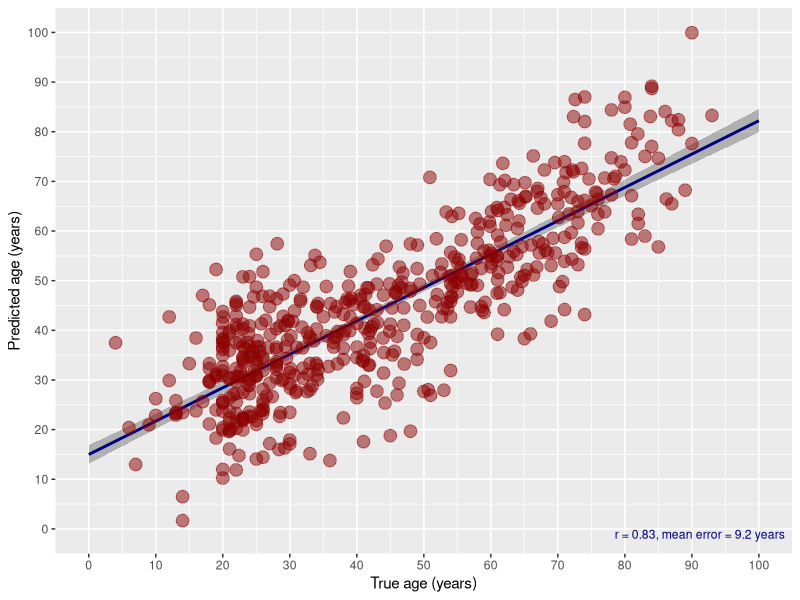

Recreate this plot in R.
# Load required libraries

library( MASS )
library( ggplot2 )

resultsIXI <- read.csv( '../labelresultsI.csv' )
resultsKirby <- read.csv( '../labelresultsK.csv' )
resultsNKI <- read.csv( '../labelresultsN.csv' )
resultsOasis <- read.csv( '../labelresultsO.csv' )

resultsCombined <- rbind( resultsIXI, resultsKirby, resultsNKI, resultsOasis )

trainingPercentage <- 0.5
partitioning <- runif( nrow( resultsCombined ) )
trainingIndices <- which( partitioning < trainingPercentage )
testingIndices <- which( partitioning >= trainingPercentage )
trainingData <- resultsCombined[trainingIndices,];
testingData <- resultsCombined[testingIndices,];

#
# Do gender prediction
#   Include all AGE/REGION interaction terms
#
#

regionalTerms <- paste( names( resultsCombined )[6:37] , collapse = " + " )

myFormula <- as.formula( paste( "AGE ~ ", regionalTerms, " + SEX + SITE + VOLUME", sep = '' ) )
ageModel <- lm( myFormula, data = trainingData )
ageModelAIC <- stepAIC( ageModel, direction = "both", k = 4, trace = TRUE )
predictedAge <- predict( ageModelAIC, newdata = testingData, type = 'response' )

correlation <- cor( testingData$AGE, predictedAge )
meanerr <- mean( abs(  testingData$AGE - predictedAge ) )

annotation <- paste0( "r = ", signif( correlation, 2 ), ", mean error = ", signif( meanerr, 2 ), " years" )

print( summary( ageModelAIC ) )

plotData <- data.frame( TrueAge = testingData$AGE, PredictedAge = predictedAge )

brainAgePlot <- ggplot( plotData, aes( x = TrueAge, y = PredictedAge ) ) +
                stat_smooth( colour = "navyblue", formula = y ~ 1 + x, method = "lm",
                  size = 1, n = 1000, level = 0.95, se = TRUE, fullrange = TRUE, fill = 'black', alpha = 0.25 ) +
                geom_point( aes( colour = "darkred" ), size = 4, alpha = 0.5 ) +
                scale_x_continuous( "True age (years)", breaks = seq( 0, 100, by = 10 ), labels = seq( 0, 100, by = 10 ), limits = c( 0, 100 ) ) +
                scale_y_continuous( "Predicted age (years)", breaks = seq( 0, 100, by = 10 ), labels = seq( 0, 100, by = 10 ), limits = c( 0, 100 ) ) +
                scale_colour_manual( labels = annotation, values = "darkred" ) +
                theme( legend.justification = c( 1, 0 ), legend.position = c( 1, 0 ), legend.title = element_blank(), legend.background = element_blank(), legend.key = element_blank(), legend.text = element_text( colour = 'navyblue' ) ) +
                guides( colour = guide_legend( override.aes = list( shape = NA ) ), keywidth = 0 )
ggsave( filename = paste( "../ageRegressionPredict.pdf", sep = "" ), plot = brainAgePlot, width = 6, height = 6, units = 'in' )



# Call:
# lm(formula = AGE ~ LABEL_2 + LABEL_3 + LABEL_5 + LABEL_7 + LABEL_9 +
#     LABEL_11 + LABEL_12 + LABEL_13 + LABEL_15 + LABEL_16 + LABEL_21 +
#     LABEL_22 + LABEL_23 + LABEL_24 + LABEL_25 + LABEL_26 + LABEL_28 +
#     LABEL_31 + SITE + VOLUME, data = trainingData)
#
# Residuals:
#     Min      1Q  Median      3Q     Max
# -43.663  -8.444   0.641   8.309  40.089
#
# Coefficients:
#               Estimate Std. Error t value Pr(>|t|)
# (Intercept)  9.198e+01  7.381e+00  12.463  < 2e-16 ***
# LABEL_2     -5.778e+00  2.132e+00  -2.711 0.006939 **
# LABEL_3     -4.746e+00  2.416e+00  -1.965 0.049967 *
# LABEL_5      4.226e+00  1.373e+00   3.079 0.002188 **
# LABEL_7      3.495e+00  1.509e+00   2.316 0.020947 *
# LABEL_9     -1.966e+01  3.004e+00  -6.545 1.43e-10 ***
# LABEL_11     5.998e+00  2.970e+00   2.019 0.043951 *
# LABEL_12     9.984e+00  2.862e+00   3.488 0.000527 ***
# LABEL_13    -6.731e+00  1.926e+00  -3.495 0.000514 ***
# LABEL_15     6.110e+00  2.741e+00   2.229 0.026231 *
# LABEL_16     6.378e+00  2.482e+00   2.570 0.010454 *
# LABEL_21    -1.505e+01  3.838e+00  -3.921 9.98e-05 ***
# LABEL_22    -8.432e+00  3.679e+00  -2.292 0.022322 *
# LABEL_23     1.469e+01  3.391e+00   4.332 1.77e-05 ***
# LABEL_24    -8.680e+00  3.367e+00  -2.578 0.010212 *
# LABEL_25    -1.634e+01  4.959e+00  -3.296 0.001048 **
# LABEL_26    -1.498e+01  5.047e+00  -2.968 0.003138 **
# LABEL_28     1.077e+01  3.656e+00   2.946 0.003361 **
# LABEL_31     1.361e+01  4.099e+00   3.320 0.000962 ***
# SITEHH      -1.036e+00  1.896e+00  -0.546 0.585114
# SITEIOP     -7.608e-01  2.844e+00  -0.267 0.789203
# SITEKirby   -1.121e+01  3.912e+00  -2.866 0.004328 **
# SITENKI     -3.149e+00  2.138e+00  -1.473 0.141377
# SITEOASIS    8.384e+00  1.970e+00   4.256 2.46e-05 ***
# VOLUME      -1.301e-05  4.463e-06  -2.915 0.003714 **
# ---
# Signif. codes:  0 ‘***’ 0.001 ‘**’ 0.01 ‘*’ 0.05 ‘.’ 0.1 ‘ ’ 1
#
# Residual standard error: 12.45 on 521 degrees of freedom
# Multiple R-squared:  0.6518,	Adjusted R-squared:  0.6358
# F-statistic: 40.64 on 24 and 521 DF,  p-value: < 2.2e-16
#
# age prediction error =  -0.870453
